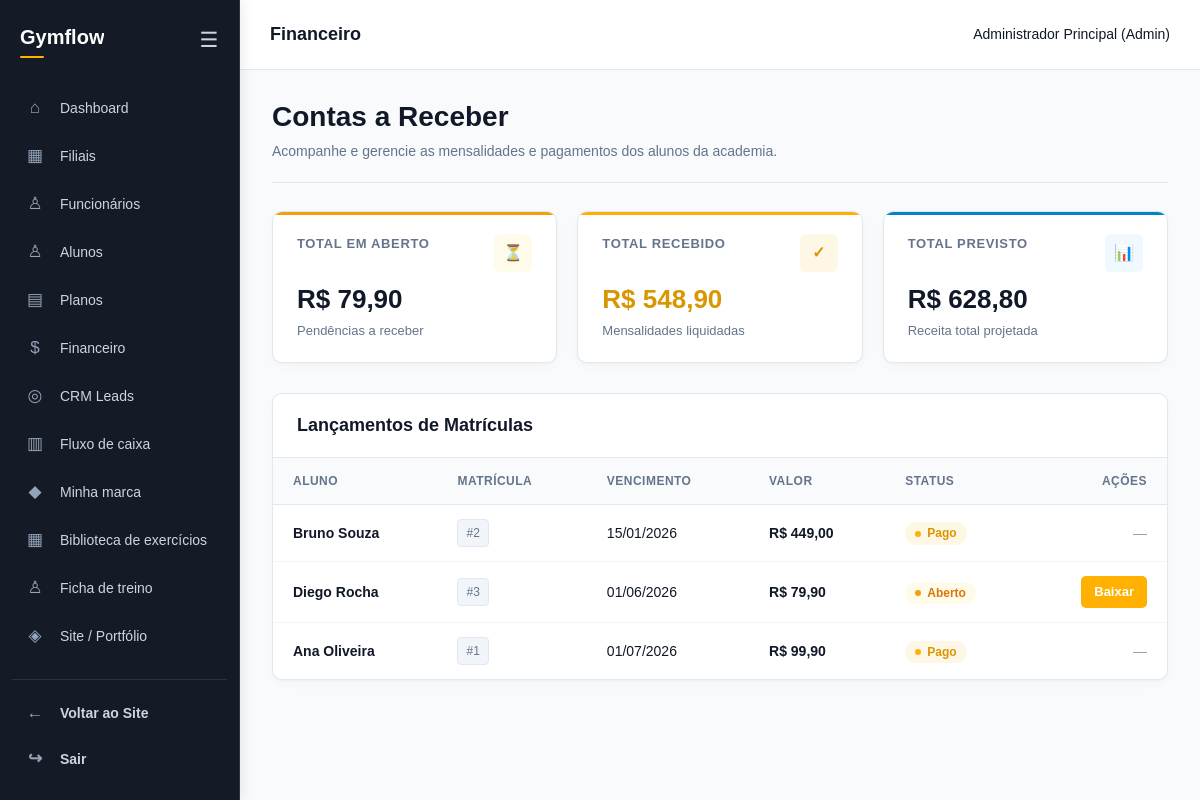
/app/controllers/FinanceiroController.php (signed in), run on the app's committed database.
### tables this page shows
CREATE TABLE contas (
    id INT AUTO_INCREMENT PRIMARY KEY,
    aluno_id INT NOT NULL,
    matricula_id INT NOT NULL,
    vencimento DATE NOT NULL,
    valor NUMERIC(10, 2) NOT NULL CHECK (valor >= 0),
    status VARCHAR(20) NOT NULL DEFAULT 'Aberto',
    forma_pagamento VARCHAR(30),
    pago_em TIMESTAMP NULL DEFAULT NULL,
    FOREIGN KEY (aluno_id) REFERENCES alunos(id) ON DELETE CASCADE,
    FOREIGN KEY (matricula_id) REFERENCES matriculas(id) ON DELETE CASCADE
);

CREATE TABLE alunos (
    id INT AUTO_INCREMENT PRIMARY KEY,
    filial_id INT NOT NULL,
    professor_id INT DEFAULT NULL,
    nome VARCHAR(100) NOT NULL,
    cpf VARCHAR(14) NOT NULL UNIQUE,
    rg VARCHAR(20),
    sexo VARCHAR(15) NOT NULL,
    nascimento DATE NOT NULL,
    email VARCHAR(100) NOT NULL,
    telefone VARCHAR(15) NOT NULL,
    endereco TEXT,
    status VARCHAR(20) NOT NULL DEFAULT 'Ativo',
    criado_em DATETIME DEFAULT CURRENT_TIMESTAMP,
    FOREIGN KEY (filial_id) REFERENCES filiais(id) ON DELETE RESTRICT,
    FOREIGN KEY (professor_id) REFERENCES users(id) ON DELETE SET NULL
);

### app/models/Financeiro.php (called while the page is built, shortened)
<?php
require_once __DIR__ . '/Database.php';
$operacao = $operacao ?? '';
$company_id = $_SESSION['company_id'] ?? 0;
if ($operacao === 'listar_contas') {
    $stmt = $pdo->prepare("
        SELECT
            c.id,
            c.aluno_id,
            c.matricula_id,
            c.vencimento,
            c.valor,
            c.status,
            c.forma_pagamento,
            c.pago_em,
            a.nome AS aluno_nome
        FROM contas c
        INNER JOIN alunos a ON a.id = c.aluno_id
        INNER JOIN filiais f ON f.id = a.filial_id
        WHERE f.company_id = :company_id
        ORDER BY c.vencimento ASC
    ");
    $stmt->execute([':company_id' => $company_id]);
    $contas = $stmt->fetchAll();
    $stmt = $pdo->prepare("
        SELECT COALESCE(SUM(c.valor), 0) AS total
        FROM contas c
        INNER JOIN alunos a ON a.id = c.aluno_id
        INNER JOIN filiais f ON f.id = a.filial_id
        WHERE c.status != 'Pago' AND f.company_id = ?
    ");
    $stmt->execute([$company_id]);
    $totalAberto = $stmt->fetch()['total'];
    $stmt = $pdo->prepare("
        SELECT COALESCE(SUM(c.valor), 0) AS total
        FROM contas c
        INNER JOIN alunos a ON a.id = c.aluno_id
        INNER JOIN filiais f ON f.id = a.filial_id
        WHERE c.status = 'Pago' AND f.company_id = ?
    ");
    $stmt->execute([$company_id]);
    $totalRecebido = $stmt->fetch()['total'];
}

### app/views/financeiro/index.php (the view, shortened to what this page needs)
<?php
include __DIR__ . '/../shared/header.php';
include __DIR__ . '/../shared/sidebar.php';
$totalGeral = ($totalAberto ?? 0) + ($totalRecebido ?? 0);
?>
<link rel="stylesheet" href="<?= BASE_URL ?>/assets/css/jorge-financeiro.css">
<main class="conteudo financeiro-page">
    <div class="fin-page-header">
        <div class="fin-header-info">
            <h1>Contas a Receber</h1>
            <p>Acompanhe e gerencie as mensalidades e pagamentos dos alunos da academia.</p>
        </div>
    </div>
    <section class="fin-metrics-grid">
        <div class="fin-metric-card warning">
            <div class="fin-metric-top">
                <span class="fin-metric-label">Total em Aberto</span>
                <div class="fin-metric-icon">⏳</div>
            </div>
            <div class="fin-metric-value">
                R$ <?= number_format($totalAberto ?? 0, 2, ',', '.') ?>
            </div>
            <p class="fin-metric-subtext">
                Pendências a receber
            </p>
        </div>
        <div class="fin-metric-card success">
            <div class="fin-metric-top">
                <span class="fin-metric-label">Total Recebido</span>
                <div class="fin-metric-icon">✓</div>
            </div>
            <div class="fin-metric-value">
                R$ <?= number_format($totalRecebido ?? 0, 2, ',', '.') ?>
            </div>
            <p class="fin-metric-subtext">
                Mensalidades liquidadas
            </p>
        </div>
        <div class="fin-metric-card info">
            <div class="fin-metric-top">
                <span class="fin-metric-label">Total Previsto</span>
                <div class="fin-metric-icon">📊</div>
            </div>
            <div class="fin-metric-value">
                R$ <?= number_format($totalGeral, 2, ',', '.') ?>
            </div>
            <p class="fin-metric-subtext">
                Receita total projetada
            </p>
        </div>
    </section>
    <section class="fin-table-card">
        <div class="fin-table-header">
            <h2>Lançamentos de Matrículas</h2>
        </div>
        <div class="fin-table-responsive">
            <table class="fin-table">
                <thead>
                    <tr>
                        <th>Aluno</th>
                        <th>Matrícula</th>
                        <th>Vencimento</th>
                        <th>Valor</th>
                        <th>Status</th>
                        <th style="text-align: right;">Ações</th>
                    </tr>
                </thead>
                <tbody>
                    <?php if (empty($contas)): ?>
                        <tr>
                            <td colspan="6" style="text-align: center; padding: 32px; color: var(--fin-text-muted);">
                                Nenhuma conta a receber encontrada no momento.
                            </td>
                        </tr>
                    <?php else: ?>
                        <?php foreach ($contas as $conta): ?>
                            <tr>
                                <td>
                                    <strong><?= htmlspecialchars($conta['aluno_nome']) ?></strong>
                                </td>
                                <td>
                                    <span class="fin-badge-categoria">#<?= htmlspecialchars($conta['matricula_id']) ?></span>
                                </td>
                                <td>
                                    <?= date('d/m/Y', strtotime($conta['vencimento'])) ?>
                                </td>
                                <td>
                                    <strong>R$ <?= number_format($conta['valor'], 2, ',', '.') ?></strong>
                                </td>
                                <td>
                                    <?php if ($conta['status'] === 'Pago'): ?>
                                        <span class="fin-badge fin-badge-pago">Pago</span>
                                    <?php else: ?>
                                        <span class="fin-badge fin-badge-aberto">Aberto</span>
                                    <?php endif; ?>
                                </td>
                                <td style="text-align: right;">
                                    <?php if ($conta['status'] !== 'Pago'): ?>
                                        <a
                                            href="<?= BASE_URL ?>/app/controllers/FinanceiroController.php?acao=baixar&id=<?= $conta['id'] ?>"
                                            class="fin-btn fin-btn-primary fin-btn-sm"
                                        >
                                            Baixar
                                        </a>
                                    <?php else: ?>
                                        <span style="color: var(--fin-text-light);">—</span>
                                    <?php endif; ?>
                                </td>
                            </tr>
                        <?php endforeach; ?>
                    <?php endif; ?>
                </tbody>
            </table>
        </div>
    </section>
</main>
<?php include __DIR__ . '/../shared/footer.php'; ?>

### assets/css/global.css (style rules this page uses)
:root { --cor-primaria: #ffb000; --cor-secundaria: #111827; --cor-sobre-primaria: #111827; --cor-sobre-secundaria: #ffffff; --cor-primaria-hover: color-mix(in srgb, var(--cor-primaria) 85%, #000000); --cor-primaria-suave: color-mix(in srgb, var(--cor-primaria) 12%, #ffffff); --cor-primaria-borda: color-mix(in srgb, var(--cor-primaria) 35%, #ffffff); --cor-branca: #ffffff; --cor-fundo: #ffffff; --cor-fundo-pagina: #f8fafc; --cor-superficie: #ffffff; --cor-superficie-secundaria: #f1f5f9; --cor-texto: #111827; --cor-texto-secundario: #64748b; --cor-texto-discreto: #94a3b8; --cor-borda: #e2e8f0; --cor-borda-forte: #cbd5e1; --cor-sucesso: #16a34a; --cor-sucesso-fundo: #f0fdf4; --cor-aviso: #d97706; --cor-aviso-fundo: #fffbeb; --cor-perigo: #dc2626; --cor-perigo-fundo: #fef2f2; --cor-info: #2563eb; --cor-info-fundo: #eff6ff; --ui-fundo-pagina: var(--cor-fundo-pagina); --ui-fundo-card: var(--cor-superficie); --ui-texto: var(--cor-texto); --ui-texto-suave: var(--cor-texto-secundario); --ui-borda: var(--cor-borda); --ui-raio-sm: 6px; --ui-raio-md: 10px; --ui-raio-lg: 12px; --ui-raio-xl: 16px; --ui-sombra-card: 0 1px 2px rgba(15, 23, 42, 0.03), 0 4px 12px rgba(15, 23, 42, 0.025); --ui-sombra-hover: 0 3px 6px rgba(15, 23, 42, 0.04), 0 10px 20px rgba(15, 23, 42, 0.045); --ui-transicao: 0.2s ease; --ui-botao-fundo: var(--cor-primaria); --ui-botao-fundo-hover: var(--cor-primaria-hover); --ui-botao-texto: var(--cor-sobre-primaria); --ui-input-fundo: var(--cor-superficie); --ui-input-texto: var(--cor-texto); --ui-input-borda: var(--cor-borda); --ui-input-foco: var(--cor-primaria); --fin-primary: var(--cor-primaria); --fin-primary-dark: var(--cor-primaria-hover); }
*, *::before, *::after { box-sizing: border-box; }
html { -webkit-text-size-adjust: 100%; }
body { margin: 0; min-height: 100vh; font-family: Arial, Helvetica, sans-serif; font-size: 15px; line-height: 1.5; background-color: var(--cor-fundo); color: var(--cor-texto); }
h1, h2, h3, h4 { margin-top: 0; color: var(--cor-texto); }
h1 { font-size: 28px; }
h2 { font-size: 22px; }
p { line-height: 1.5; }
a { color: var(--cor-primaria); text-decoration: none; transition: color var(--ui-transicao); }
table { width: 100%; border-collapse: collapse; background-color: var(--cor-superficie); }
th, td { padding: 10px; text-align: left; border-bottom: 1px solid var(--ui-borda); }
th { background-color: var(--cor-superficie-secundaria); color: var(--ui-texto); }
td { color: var(--ui-texto); }

### assets/css/layout.css (style rules this page uses)
:root { --layout-sidebar-largura: 240px; --layout-sidebar-recolhida: 72px; --layout-header-altura: 70px; --sidebar-fundo: #151b26; --sidebar-fundo-hover: #202938; --sidebar-borda: #293241; --sidebar-texto: #cbd5e1; --sidebar-texto-forte: #ffffff; --sidebar-texto-suave: #94a3b8; --sidebar-scrollbar: #374151; --sidebar-destaque: var(--cor-primaria, #ffb000); --sidebar-destaque-suave: color-mix(in srgb, var(--sidebar-destaque) 12%, var(--sidebar-fundo)); --header-fundo: #ffffff; --header-texto: #111827; --header-texto-suave: #64748b; --header-borda: #e2e8f0; --layout-transicao: 0.3s ease; }
body { margin: 0; margin-left: var(--layout-sidebar-largura); min-height: 100vh; background-color: var(--ui-fundo-pagina, #f8fafc); color: var(--ui-texto, #111827); font-family: Arial, Helvetica, sans-serif; font-size: 15px; transition: margin-left var(--layout-transicao); }
main, .conteudo, .main-content { min-width: 0; padding: 25px 30px; box-sizing: border-box; }

### data on the page
contas: aluno.nome "Bruno Souza", matricula "2", vencimento "15/01/2026", valor "449,00", status "Pago"
contas: aluno.nome "Diego Rocha", matricula "3", vencimento "01/06/2026", valor "79,90", status "Aberto"
contas: aluno.nome "Ana Oliveira", matricula "1", vencimento "01/07/2026", valor "99,90", status "Pago"

### other printed values
$escapar($titulo) "Financeiro"
$escapar($usuario) "Administrador Principal"
$escapar($role) "Admin"
$nomePainel "Gymflow"
$totalAberto "79,90"
$totalRecebido "548,90"
$totalGeral "628,80"
